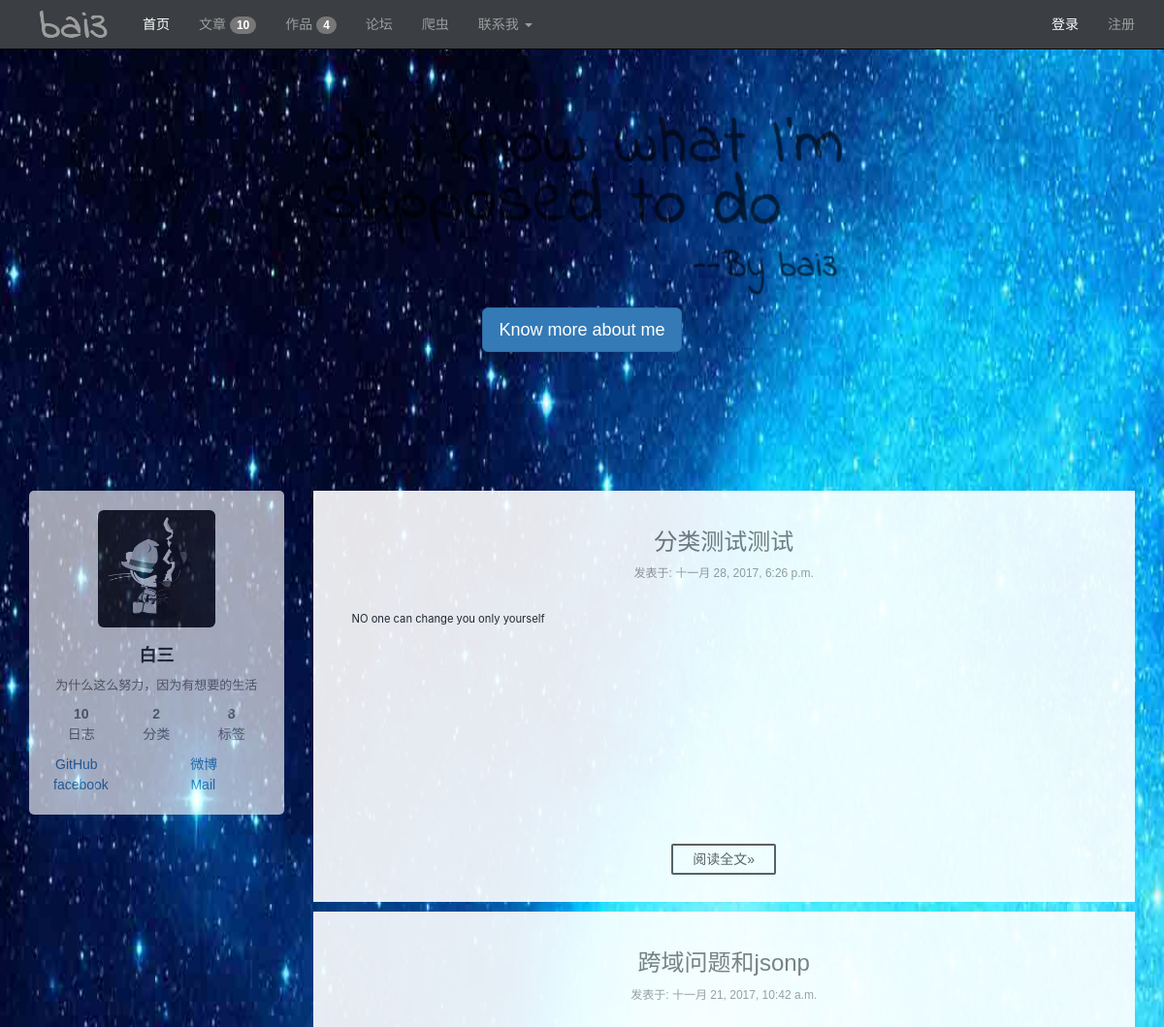
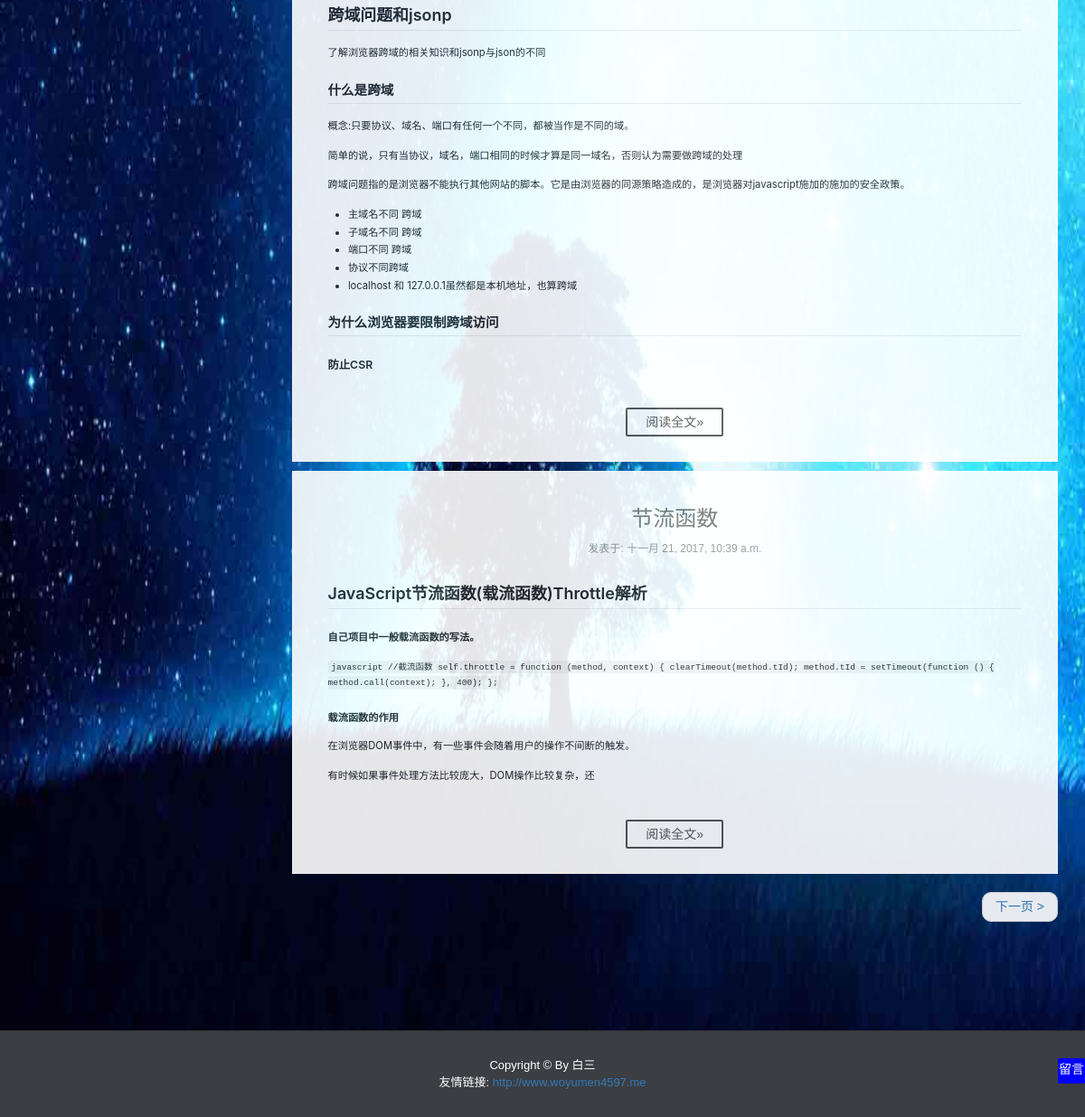
Before: / with the older database file (2 pictures, top to bottom).
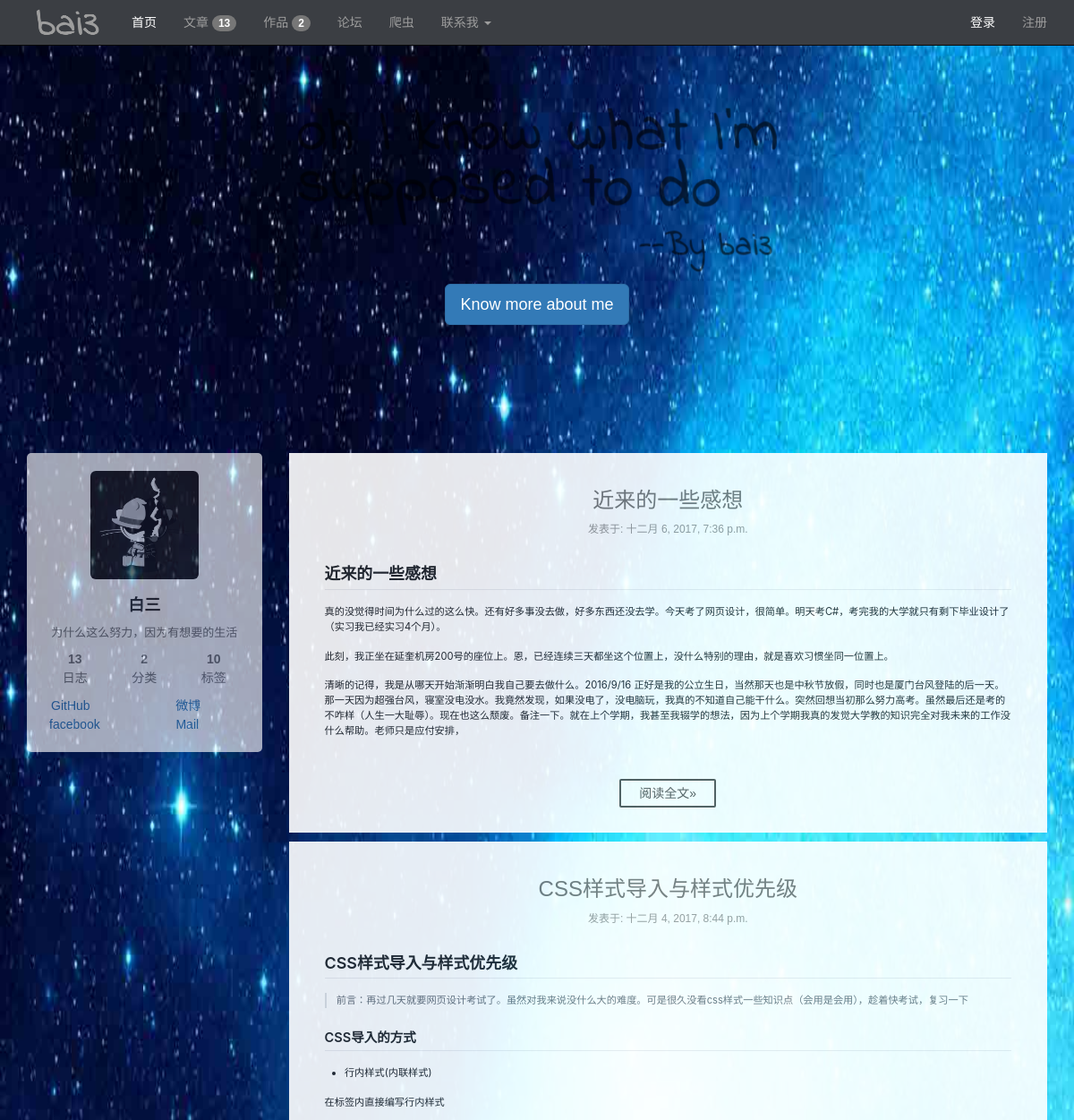
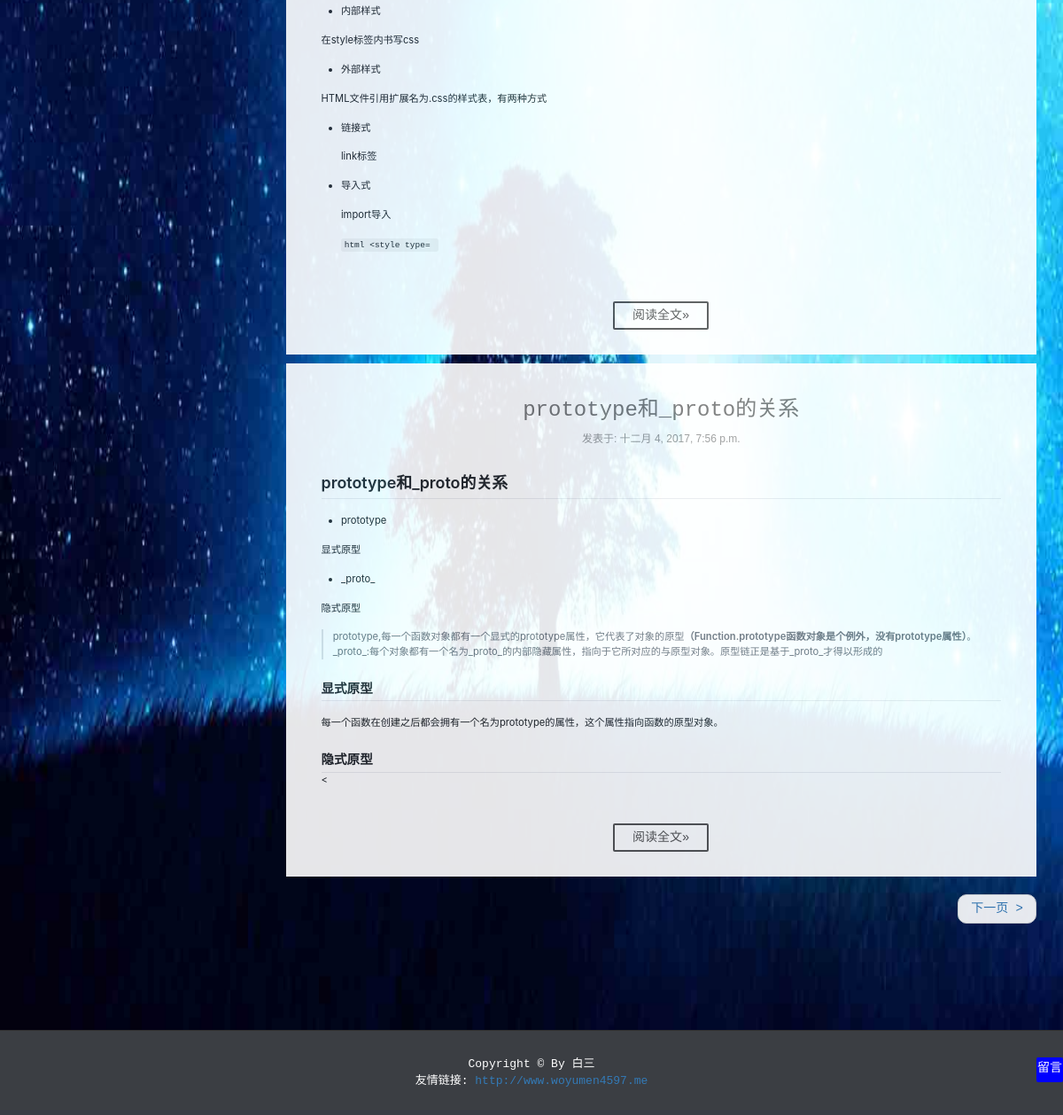
After: the same page with the newer database file (2 pictures, top to bottom).
### index/models.py (models this page shows, shortened)
class Article(models.Model):
    title = models.CharField(max_length=100, verbose_name="文章标题")
    type = models.CharField(max_length=20, default='note', verbose_name="文章类别")
    tag = models.CharField(max_length=100, verbose_name="文章标签")
    pub_time = models.DateTimeField(default=timezone.now, verbose_name="文章创建时间")
    body = models.TextField(verbose_name="文章内容")
    class Meta:
        ordering = ('-pub_time',)

### index/views.py (the view)
# urls.py: url(r'^$', index),
def index(request):
    total = common()
    light = 1
    template = get_template('index/index.html')
    articles = Article.objects.all()
    for article in articles:
        article.body = markdown(article.body)
    paginator = Paginator(articles, 3)
    page = request.GET.get('page')
    try:
        articles = paginator.page(page)
    except PageNotAnInteger:
        articles = paginator.page(1)
    except EmptyPage:
        articles = paginator.page(paginator.num_pages)
    html = template.render(locals())
    return HttpResponse(html)

### index/views.py (called while the page is built)
def common():
    work_total = Work.objects.count()
    amount = Article.objects.count()
    tag_amount = Article.objects.values('tag').distinct().count()
    type_amount = Article.objects.values('type').distinct().count()
    return work_total, amount, tag_amount, type_amount

### index/templates/index/index.html (shortened to what this page needs)
{% extends '../layout/base.html' %}
{% block css %}
    <link rel="stylesheet" href="/static/css/common/markdown.css">
{% endblock %}
{% block banner %}
    <div class="jumbotron" style="background: none;margin-top: 50px ">
        <h1>
            <img src="/static/img/common/header.svg" class="img-responsive center-block" style="opacity: .6;width: 627px;">
        </h1>
        <p style="text-align: center"><a class="btn btn-primary btn-lg" href="javascript: alert('简历的github被我删了，以后补齐。')" role="button" target="_blank">Know more about me</a></p>
    </div>
{% endblock %}
{%  block content %}
    {% block aside %}{% include '../layout/aside.html' %}{% endblock %}
    {% block main %}
        <main  class="col-md-9" >
            {% for article in articles %}
            <article>
                <header style="margin-bottom: 30px">
                    <h3 class="text-center">
                        <a href="/index/article/{{ article.id }}" class="text-muted">
                            {{ article.title }}
                        </a>
                    </h3>
                    <div class="text-center" style="color: #999;font-family: 'PingFang SC', 'Microsoft YaHei', sans-serif;font-size: 12px;">
                        发表于: {{ article.pub_time }}
                    </div>
                </header>
                <div class="body markdown-body" style="overflow-y: hidden;min-height: 200px">
                    {{ article.body | truncatechars:400| safe }}
                </div>
                <div class="footer text-center" >
                    <a href="/index/article/{{ article.id }}" class="btn-readmore" role="button">阅读全文»</a>
                </div>
            </article>
            {% endfor %}
            <nav>
                <ul class="pager">
                    {% if articles.has_next %}
                    <li class="next"><a href="?page={{ articles.next_page_number }}">下一页 <span aria-hidden="true">></span></a></li>
                    {% endif %}
                </ul>
            </nav>
        </main>
    {% endblock %}
{% endblock %}

### index/templates/layout/base.html (shortened to what this page needs)
<!DOCTYPE html>
<html lang="en">
<head>
    <link rel="stylesheet" href="/static/css/common/bootstrap.min.css">
    <link rel="stylesheet" href="/static/css/index/index.css">
    <link rel="stylesheet" href="//at.alicdn.com/t/font_406999_7e73qkalfxkcsor.css">
    {% block css %}
    {% endblock %}
</head>
<body>
    {% include '../layout/navbar.html' %}
    {% block banner %}
    {% endblock %}
    <section>
        <div class="container" style="margin-bottom:100px">
            <div class="row">
            {% block content %}{% endblock %}
            </div>
        </div>
    </section>
    {% include '../layout/footer.html' %}
</body>
</html>

### index/templates/layout/navbar.html (shortened to what this page needs)
    <nav class="navbar navbar-inverse navbar-fixed-top" >
        <div class="container">
            <div class="navbar-header">
                <a href="/" class="navbar-brand logo" style="padding-top: 9px;"><img src="/static/img/common/bai3.png" style="width: 87px"></a>
            </div>
            <div id="navbar" class="navbar-collapse collapse">
                <ul class="nav navbar-nav">
                    <li {% if light == 1 %}
                        class="active"
                    {% endif %}>
                        <a href="/">首页</a>
                    </li>
                    <li >
                        <a href="/index/articlesList">文章 <span class="badge">{{ total.1 }}</span></a>
                    </li>
                    <li >
                        <a href="/index/show">作品 <span class="badge">{{ total.0 }}</span></a>
                    </li>
                    <li>
                        <a href="javascript: alert('暂未开放')">论坛</a>
                    </li>
                    <li>
                        <a href="javascript: alert('暂未开放')">爬虫</a>
                    </li>
                    <li>
                        <a href="#" class="dropdown-toggle" data-toggle="dropdown" role="button" aria-haspopup="true" aria-expanded="false">
                            联系我
                            <span class="caret"></span>
                        </a>
                    </li>
                </ul>
                <ul class="nav navbar-nav navbar-right">
                    <li class="active">
                        <a href="/user/login" >登录</a>
                    </li>
                    <li>
                        <a href="/user/register">注册</a>
                    </li>
                </ul>
            </div>
        </div>
    </nav>

### index/templates/layout/aside.html (shortened to what this page needs)
<aside class="col-md-3 visible-md visible-lg sticky" >
<div style="background: #fff;padding: 20px 10px;border-radius: 5px">
        <img src="/static/img/common/logo.png" class="img-responsive img-rounded center-block" style="width: 50%;margin-bottom: 20px">
        <h4 class="text-center" style="font-weight: bolder">白三</h4>
        <p class="text-center text-muted" style="font-size: 1.3rem">
            为什么这么努力，因为有想要的生活
        </p>
        <div class="row" style="margin: 0 5px">
            <div class="col-md-4 text-center">
                <a href="/index/articlesList" class="text-muted">
                    <p style="margin: 0"><strong>{{ total.1 }}</strong></p>
                    <p>日志</p>
                </a>
            </div>
            <div class="col-md-4 text-center">
                <a href="/index/articlesList" class="text-muted">
                    <p style="margin: 0"><strong>{{ total.3 }}</strong></p>
                    <p>分类</p>
                </a>
            </div>
            <div class="col-md-4 text-center">
                <a href="/index/articlesList" class="text-muted">
                    <p style="margin: 0"><strong>{{ total.2 }}</strong></p>
                    <p>标签</p>
                </a>
            </div>
        </div>
        <div class="row" style="margin: 0 2px">
            <div class="col-md-7">
                <a href="https://github.com/bai3">
                    GitHub
                </a>
            </div>
            <div class="col-md-5">
                <a href="https://weibo.com/u/5883663748?refer_flag=1001030201_">
                    微博
                </a>
            </div>
        </div>
        <div class="row" style="margin: 0">
            <div class="col-md-7">
                <a href="https://www.facebook.com/profile.php?id=100010733615099">
                    facebook
                </a>
            </div>
            <div class="col-md-5">
                <a href="mailto:bzxdwyyx@163.com">
                    Mail
                </a>
            </div>
        </div>
    </div>
</aside>

### index/templates/layout/footer.html (shortened to what this page needs)
<footer>
    <div class="container">
        <div class="row">
            <div class="col-md-12 text-center">
                Copyright © By 白三 <br>
                友情链接: <a href="http://www.woyumen4597.me">http://www.woyumen4597.me</a>
            </div>
        </div>
    </div>
</footer>
<a href="/comment" title="留言" id="comment">
    留言
</a>

### static/css/index/index.css (style rules this page uses)
@media screen and (-webkit-min-device-pixel-ratio:0) { .sticky { position: sticky; top: 53px; } }
body { font: 14px/1.5 "PingFang SC", "Microsoft YaHei", sans-serif; background-color: #ebebeb; background: url('../../img/common/bak2.jpg') no-repeat ; background-size: 100% 100%; background-attachment: fixed; }
.logo { font-size: 55px; font-family: 'Indie Flower', "PingFang SC", "Microsoft YaHei", sans-serif; font-weight: bolder; color: #fff; vertical-align: text-bottom; }
section { margin-top: 80px; min-height: 435px; opacity: .9; }
article { background: #fff; padding: 20px 10px; margin-bottom: 10px; }
footer { background: #3b3e43; font-size: 13px; text-align: center; color: #fff; padding-top: 28px; padding-bottom: 28px; margin-top: 40px; border-top: 1px solid #303030; }
.footer .btn-readmore { color: #555; display: inline-block; padding: 0 20px; font-size: 14px; background: #fff; border-radius: 2px; line-height: 2; margin: 0 4px 8px 4px; border: 2px solid #555; text-decoration: none; transition-property: background-color; transition-duration: 0.2s; transition-timing-function: ease-in-out; transition-delay: 0s; }
aside { opacity: .7; }
article .body { padding: 0 3rem; margin-bottom: 40px; font-size: 0.8em; }
#comment { position: fixed; right: 0px; bottom: 37px; width: 30px; height: 28px; padding-top: 2px; background: blue; color: #fff; text-align: center; border-radius: 2px; z-index: 1; cursor: pointer; text-decoration: none; }
.markdown-body { font-size: 1em; }

### static/css/common/markdown.css (style rules this page uses)
.markdown-body { -ms-text-size-adjust: 100%; -webkit-text-size-adjust: 100%; line-height: 1.5; color: #24292e; font-family: -apple-system, BlinkMacSystemFont, "Segoe UI", Helvetica, Arial, sans-serif, "Apple Color Emoji", "Segoe UI Emoji", "Segoe UI Symbol"; font-size: 16px; line-height: 1.5; word-wrap: break-word; }
.markdown-body strong { font-weight: inherit; }
.markdown-body strong { font-weight: bolder; }
.markdown-body h1 { font-size: 2em; margin: 0.67em 0; }
.markdown-body code, .markdown-body kbd, .markdown-body pre { font-family: monospace, monospace; font-size: 1em; }
.markdown-body * { box-sizing: border-box; }
.markdown-body strong { font-weight: 600; }
.markdown-body h1, .markdown-body h2, .markdown-body h3, .markdown-body h4, .markdown-body h5, .markdown-body h6 { margin-top: 0; margin-bottom: 0; }
.markdown-body h1 { font-size: 24px; font-weight: 600; }
.markdown-body h2 { font-size: 20px; font-weight: 600; }
.markdown-body p { margin-top: 0; margin-bottom: 10px; }
.markdown-body blockquote { margin: 0; font-size: 1em; }
.markdown-body ul, .markdown-body ol { padding-left: 0; margin-top: 0; margin-bottom: 0; }
.markdown-body code { font-family: "SFMono-Regular", Consolas, "Liberation Mono", Menlo, Courier, monospace; font-size: 12px; }
.markdown-body::before { display: table; content: ""; }
.markdown-body::after { display: table; clear: both; content: ""; }
.markdown-body>*:first-child { margin-top: 0 !important; }
.markdown-body>*:last-child { margin-bottom: 0 !important; }
.markdown-body p, .markdown-body blockquote, .markdown-body ul, .markdown-body ol, .markdown-body dl, .markdown-body table, .markdown-body pre { margin-top: 0; margin-bottom: 16px; }
.markdown-body blockquote { padding: 0 1em; color: #6a737d; border-left: 0.25em solid #dfe2e5; }
.markdown-body blockquote>:first-child { margin-top: 0; }
.markdown-body blockquote>:last-child { margin-bottom: 0; }
.markdown-body h1, .markdown-body h2, .markdown-body h3, .markdown-body h4, .markdown-body h5, .markdown-body h6 { margin-top: 24px; margin-bottom: 16px; font-weight: 600; line-height: 1.25; }
.markdown-body h1 { padding-bottom: 0.3em; font-size: 1.6em; border-bottom: 1px solid #eaecef; }
.markdown-body h2 { padding-bottom: 0.3em; font-size: 1.3em; border-bottom: 1px solid #eaecef; }
.markdown-body ul, .markdown-body ol { padding-left: 2em; }
.markdown-body li>p { margin-top: 16px; }
.markdown-body li+li { margin-top: 0.25em; }
.markdown-body code { padding: 0; padding-top: 0.2em; padding-bottom: 0.2em; margin: 0; font-size: 85%; background-color: rgba(27,31,35,0.05); border-radius: 3px; }
.markdown-body code::before, .markdown-body code::after { letter-spacing: -0.2em; content: "\00a0"; }

Changed rows visible on the page:
no longer on this page (row unchanged): Article: title "分类测试测试", pub_time "十一月 28, 2017, 6:26 p.m.", body "NO one can change you only yourself"
no longer on this page (row unchanged): Article: title "跨域问题和jsonp", pub_time "十一月 21, 2017, 10:42 a.m.", body "跨域问题和jsonp 了解浏览器跨域的相关知识和jsonp与json的不同 什么是跨域 概念:只要协议、域名、端口有任何一个不同，都被当作是不同的域。 简单的说，只有当协议，域名，端口相同的时候才算是同一域名，否则认为需要做跨域的处理 跨域问题指的是浏览器不能执行其他网站的脚本。它是由浏览器的同源策略造成的，是浏览器对javascript施加的施加的安全政策。 主域名不同 跨域 子域名不同 跨域 端口不同 跨域 协议不同跨域 localhost 和 127.0.0.1虽然都是本机地址，也算跨域 为什么浏览器要限制跨域访问 防止CSR"
no longer on this page (row unchanged): Article: title "节流函数", pub_time "十一月 21, 2017, 10:39 a.m.", body "JavaScript节流函数(载流函数)Throttle解析 自己项目中一般载流函数的写法。 javascript //截流函数 self.throttle = function (method, context) { clearTimeout(method.tId); method.tId = setTimeout(function () { method.call(context); }, 400); }; 载流函数的作用 在浏览器DOM事件中，有一些事件会随着用户的操作不间断的触发。 有时候如果事件处理方法比较庞大，DOM操作比较复杂，还"
added Article: title "近来的一些感想", pub_time "十二月 6, 2017, 7:36 p.m.", body "近来的一些感想 真的没觉得时间为什么过的这么快。还有好多事没去做，好多东西还没去学。今天考了网页设计，很简单。明天考C#，考完我的大学就只有剩下毕业设计了（实习我已经实习4个月）。 此刻，我正坐在延奎机房200号的座位上。恩，已经连续三天都坐这个位置上，没什么特别的理由，就是喜欢习惯坐同一位置上。 清晰的记得，我是从哪天开始渐渐明白我自己要去做什么。2016/9/16 正好是我的公立生日，当然那天也是中秋节放假，同时也是厦门台风登陆的后一天。那一天因为超强台风，寝室没电没水。我竟然发现，如果没电了，没电脑玩，我真的不知道自己能干什么。突然回想当初那么努力高考。虽然最后还是考的不咋样（人生一大耻辱）。现在也这么颓废。备注一下。就在上个学期，我甚至我辍学的想法，因为上个学期我真的发觉大学教的知识完全对我未来的工作没什么帮助。老师只是应付安排，"
added Article: title "CSS样式导入与样式优先级", pub_time "十二月 4, 2017, 8:44 p.m.", body "CSS样式导入与样式优先级 前言：再过几天就要网页设计考试了。虽然对我来说没什么大的难度。可是很久没看css样式一些知识点（会用是会用），趁着快考试，复习一下 CSS导入的方式 行内样式(内联样式) 在标签内直接编写行内样式 内部样式 在style标签内书写css 外部样式 HTML文件引用扩展名为.css的样式表，有两种方式 链接式 link标签 导入式 import导入 html <style type="
added Article: title "prototype和_proto的关系", pub_time "十二月 4, 2017, 7:56 p.m.", body "prototype和_proto的关系 prototype 显式原型 _proto_ 隐式原型 prototype,每一个函数对象都有一个显式的prototype属性，它代表了对象的原型 （Function.prototype函数对象是个例外，没有prototype属性） 。_proto_:每个对象都有一个名为_proto_的内部隐藏属性，指向于它所对应的与原型对象。原型链正是基于_proto_才得以形成的 显式原型 每一个函数在创建之后都会拥有一个名为prototype的属性，这个属性指向函数的原型对象。 隐式原型 <"
Other visible differences:
{{ total.1 }}: "10" → "13"
{{ total.0 }}: "4" → "2"
{{ total.2 }}: "8" → "10"
